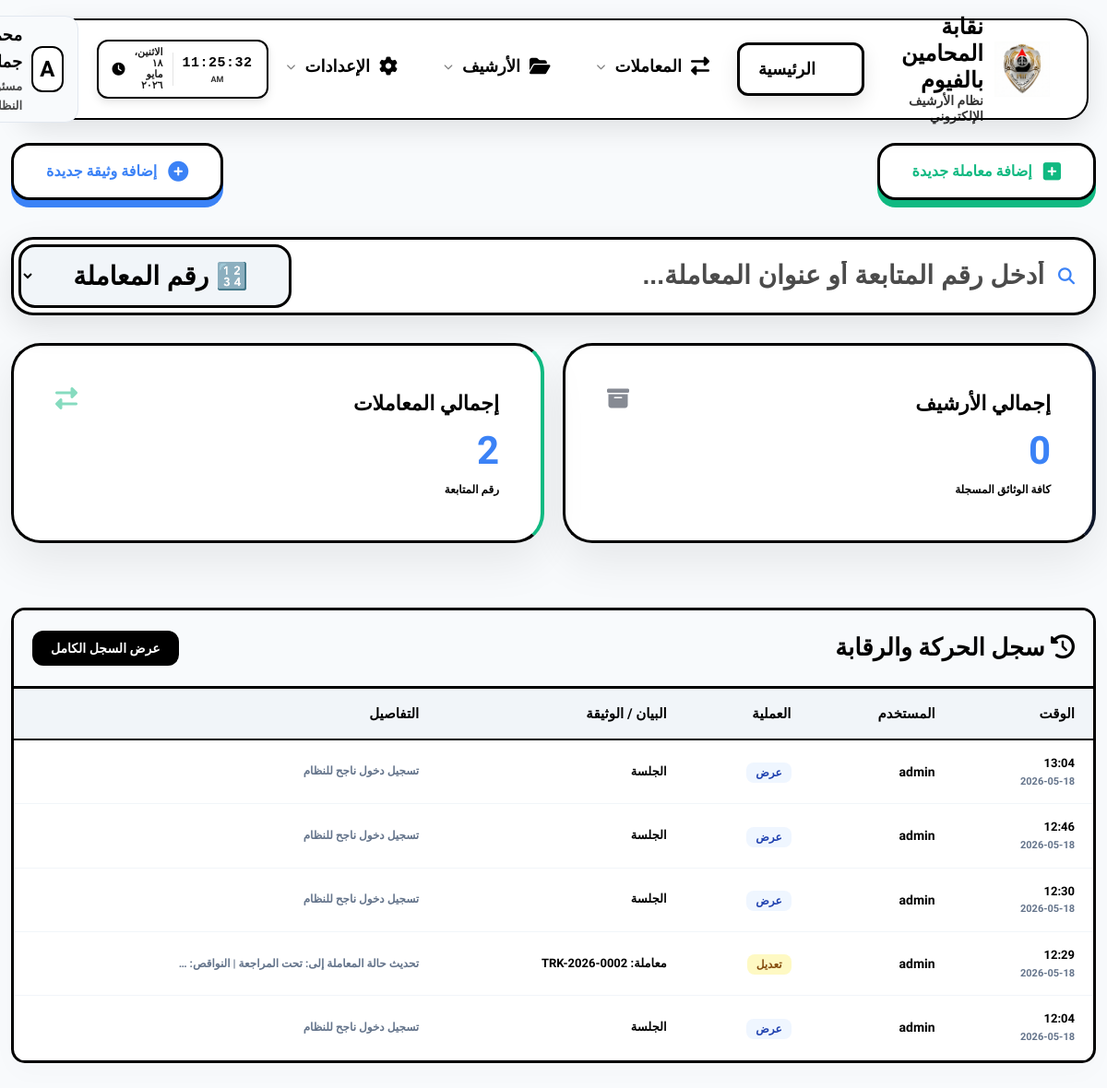
Page /dashboard/ (signed in) on the earlier database version.
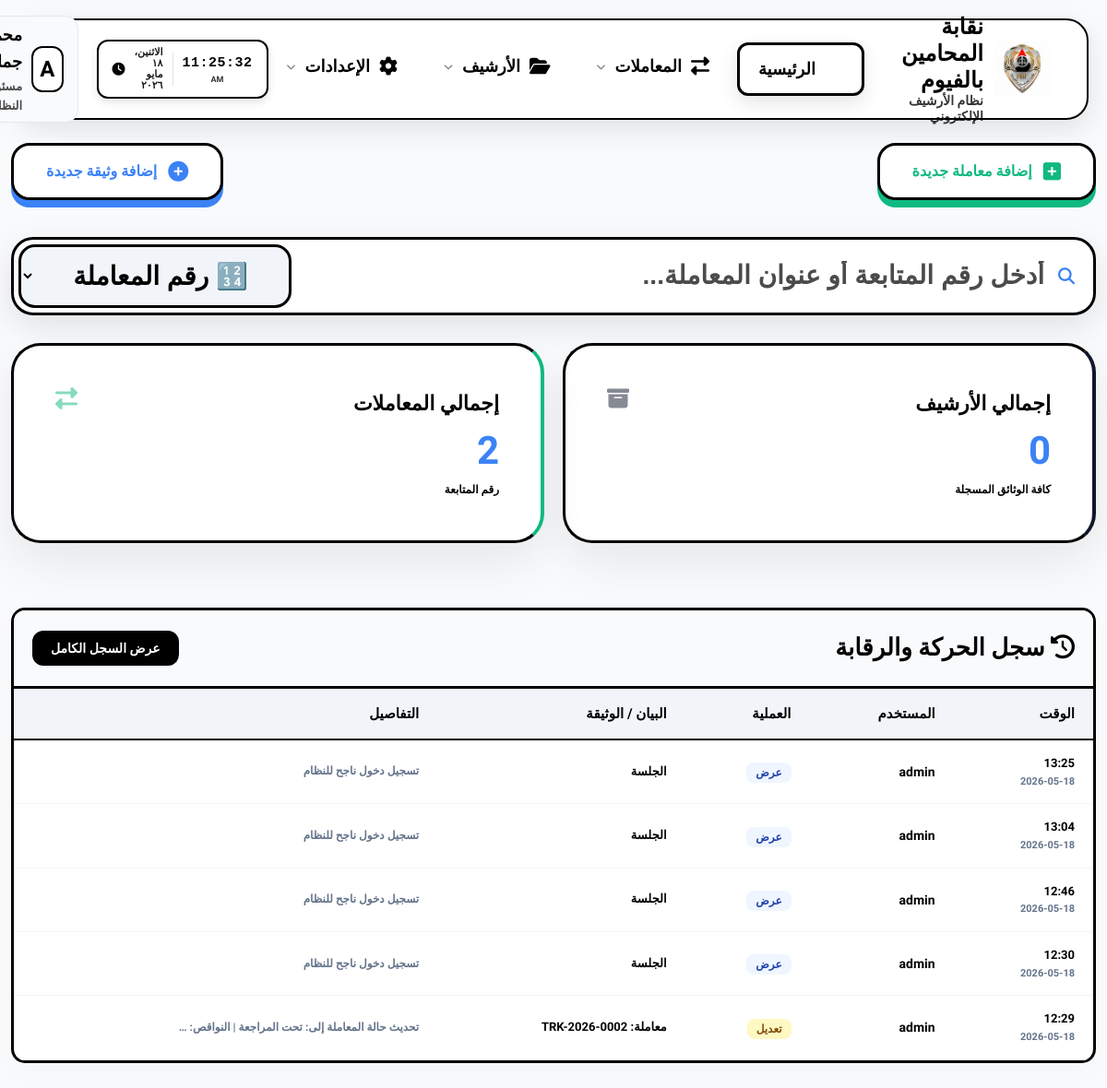
Same page on the later database version.
### eams/models.py (models this page shows, shortened)
class AuditLog(models.Model):
    ACTION_CHOICES = (
        ('upload', 'رفع'),
        ('edit', 'تعديل'),
        ('delete', 'حذف'),
        ('view', 'عرض'),
    )
    user = models.ForeignKey(User, on_delete=models.SET_NULL, null=True, verbose_name="المستخدم")
    action = models.CharField(max_length=20, choices=ACTION_CHOICES, verbose_name="العملية")
    document_title = models.CharField(max_length=255, verbose_name="عنوان الوثيقة")
    timestamp = models.DateTimeField(auto_now_add=True, verbose_name="الوقت")
    details = models.TextField(blank=True, null=True, verbose_name="التفاصيل")

### eams/views.py (the view)
# urls.py: path('', RedirectView.as_view(url='dashboard/', permanent=True)),
@login_required
def dashboard(request):
    total_docs = Document.objects.count()
    incoming_count = Document.objects.filter(doc_type='incoming').count()
    outgoing_count = Document.objects.filter(doc_type='outgoing').count()
    internal_count = Document.objects.filter(doc_type='internal').count()
    recent_docs = Document.objects.order_by('-uploaded_at')[:5]
    categories = Category.objects.annotate(doc_count=Count('documents')).order_by('-doc_count')[:5]
    activities = AuditLog.objects.order_by('-timestamp')[:5]
    context = {
        'total_docs': total_docs,
        'total_transactions': Transaction.objects.count(),
        'recent_docs': recent_docs,
        'categories': categories,
        'activities': activities,
    }
    return render(request, 'eams/dashboard.html', context)

### templates/eams/dashboard.html (shortened to what this page needs)
{% extends 'base.html' %}
{% block content %}
<div class="fade-in">
    <div class="dashboard-header" style="display: flex; justify-content: space-between; align-items: center; margin-bottom: 40px; flex-wrap: wrap; gap: 20px;">
        <a href="{% url 'transaction_create' %}" class="quick-action-btn btn-transaction-pro">
            <i class="fas fa-plus-square"></i> إضافة معاملة جديدة
        </a>
        <a href="{% url 'document_create' %}" class="quick-action-btn btn-document-pro">
            <i class="fas fa-plus-circle"></i> إضافة وثيقة جديدة
        </a>
    </div>
    <div style="margin-bottom: 30px; position: relative;" id="live-search-wrapper">
        <div class="search-box-container" style="display: flex; align-items: center; gap: 0; background: #fff; border: 3px solid #000000; border-radius: 24px; padding: 5px; box-shadow: 0 12px 35px rgba(0,0,0,0.1); transition: all 0.3s;" id="search-box-container">
            <div style="flex: 1; display: flex; align-items: center; gap: 15px; padding: 0 15px;">
                <i class="fas fa-search" style="color: var(--accent-color); font-size: 18px;"></i>
                <input type="text" id="live-search-input"
                    placeholder="أدخل رقم المتابعة أو عنوان المعاملة..."
                    style="border: none; outline: none; flex-grow: 1; font-size: 28px; background: transparent; color: #000000 !important; font-weight: 900;"
                    autocomplete="off">
            </div>
            <select id="search-type-select" style="background: #f1f5f9 !important; border: 3px solid #000 !important; border-radius: 18px; padding: 15px 40px; font-weight: 900; font-size: 28px; color: #000 !important; cursor: pointer; outline: none; margin-right: 10px; height: auto;">
                <option value="transaction" style="background: #fff; color: #000;" selected>🔢 رقم المعاملة</option>
            </select>
        </div>
    </div>
    {% if request.user.profile.access_users %}
    <div class="stats-grid"
         hx-get="{% url 'dashboard_stats_partial' %}"
         hx-trigger="every 10s"
         hx-swap="innerHTML"
         style="display: grid; grid-template-columns: repeat(auto-fit, minmax(200px, 1fr)); gap: 20px; margin-bottom: 30px;">
        {% include 'eams/partials/stats.html' %}
    </div>
    <div class="data-container table-responsive" style="margin-top: 30px; border: 3px solid #000; padding: 0;">
        <div style="background: #f8fafc; padding: 20px; border-bottom: 3px solid #000; display: flex; justify-content: space-between; align-items: center;">
            <h2 style="font-weight: 900; margin: 0; font-size: 24px;"><i class="fas fa-history"></i> سجل الحركة والرقابة</h2>
            <a href="{% url 'audit_log' %}" style="text-decoration: none; background: #000; color: #fff; padding: 8px 20px; border-radius: 12px; font-weight: 800; font-size: 14px;">عرض السجل الكامل</a>
        </div>
        <table style="width: 100%; border-collapse: collapse; min-width: 800px;">
            <thead style="background: #f1f5f9; border-bottom: 2px solid #000;">
                <tr>
                    <th style="padding: 15px 20px; text-align: right; font-weight: 900;">الوقت</th>
                    <th style="padding: 15px 20px; text-align: right; font-weight: 900;">المستخدم</th>
                    <th style="padding: 15px 20px; text-align: right; font-weight: 900;">العملية</th>
                    <th style="padding: 15px 20px; text-align: right; font-weight: 900;">البيان / الوثيقة</th>
                    <th style="padding: 15px 20px; text-align: right; font-weight: 900;">التفاصيل</th>
                </tr>
            </thead>
            <tbody hx-get="{% url 'dashboard_activities_partial' %}" hx-trigger="every 10s" hx-swap="innerHTML">
                {% include 'eams/partials/activities.html' %}
            </tbody>
        </table>
    </div>
    {% endif %}
</div>
{% endblock %}

### templates/eams/partials/activities.html
{% for log in activities %}
<tr style="border-bottom: 1px solid #f1f5f9;">
    <td style="padding: 15px 20px;">
        <div style="font-weight: 900; color: #000; font-size: 13px;">{{ log.timestamp|date:"H:i" }}</div>
        <div style="font-size: 11px; color: #64748b; font-weight: 700;">{{ log.timestamp|date:"Y-m-d" }}</div>
    </td>
    <td style="padding: 15px 20px; font-weight: 800; font-size: 14px; color: #000;">{{ log.user.username }}</td>
    <td style="padding: 15px 20px;">
        {% if log.action == 'upload' %}
        <span style="background: #dcfce7; color: #166534; padding: 4px 10px; border-radius: 8px; font-size: 12px; font-weight: 900;">{{ log.get_action_display }}</span>
        {% elif log.action == 'delete' %}
        <span style="background: #fee2e2; color: #991b1b; padding: 4px 10px; border-radius: 8px; font-size: 12px; font-weight: 900;">{{ log.get_action_display }}</span>
        {% elif log.action == 'edit' %}
        <span style="background: #fef9c3; color: #854d0e; padding: 4px 10px; border-radius: 8px; font-size: 12px; font-weight: 900;">{{ log.get_action_display }}</span>
        {% else %}
        <span style="background: #eff6ff; color: #1e40af; padding: 4px 10px; border-radius: 8px; font-size: 12px; font-weight: 900;">{{ log.get_action_display }}</span>
        {% endif %}
    </td>
    <td style="padding: 15px 20px; font-weight: 700; font-size: 13px;">{{ log.document_title|default:"---" }}</td>
    <td style="padding: 15px 20px; font-size: 12px; color: #64748b; font-weight: 700;">{{ log.details|truncatechars:50 }}</td>
</tr>
{% empty %}
<tr>
    <td colspan="5" style="text-align: center; padding: 30px; color: #64748b; font-weight: 800;">لا يوجد نشاط مسجل</td>
</tr>
{% endfor %}

Differences in the rows shown:
no longer on this page (row unchanged): AuditLog: timestamp "12:04", timestamp "2026-05-18", user.username "admin", action "عرض", document_title "الجلسة", details "تسجيل دخول ناجح للنظام"
added AuditLog: timestamp "13:25", timestamp "2026-05-18", user.username "admin", action "عرض", document_title "الجلسة", details "تسجيل دخول ناجح للنظام"
